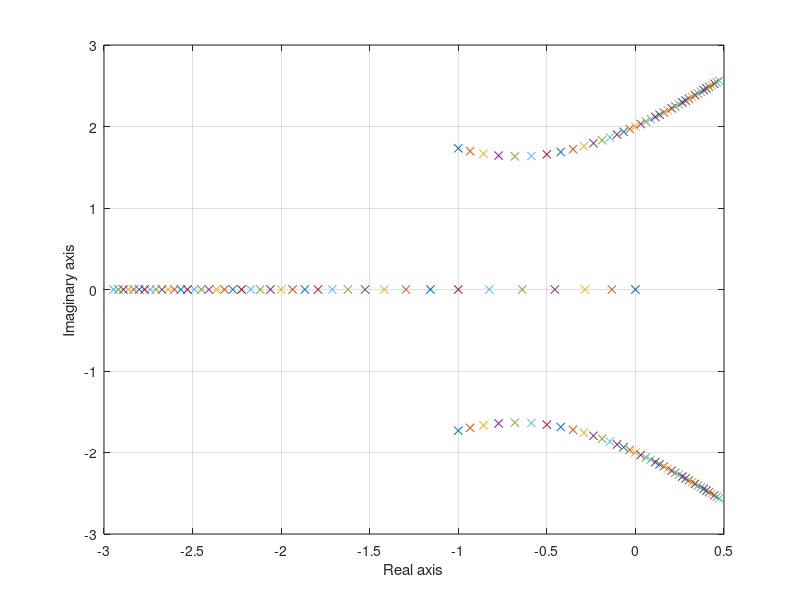

This chart was generated by the following MATLAB code:
% Chapter 6: Figure 6.14

%

%   Compute and plot the roots of the characteristic

%   equation q(s) = s^3 + 2 s^2 + 4 s + K for 0 < K < 20.

%

K=[0:0.5:20 ];

for i=1:length(K)

 q=[1 2 4 K(i)];

 p(:,i)=roots(q);

end 

plot(real(p),imag(p),'x')

grid

xlabel('Real axis'), ylabel('Imaginary axis')
